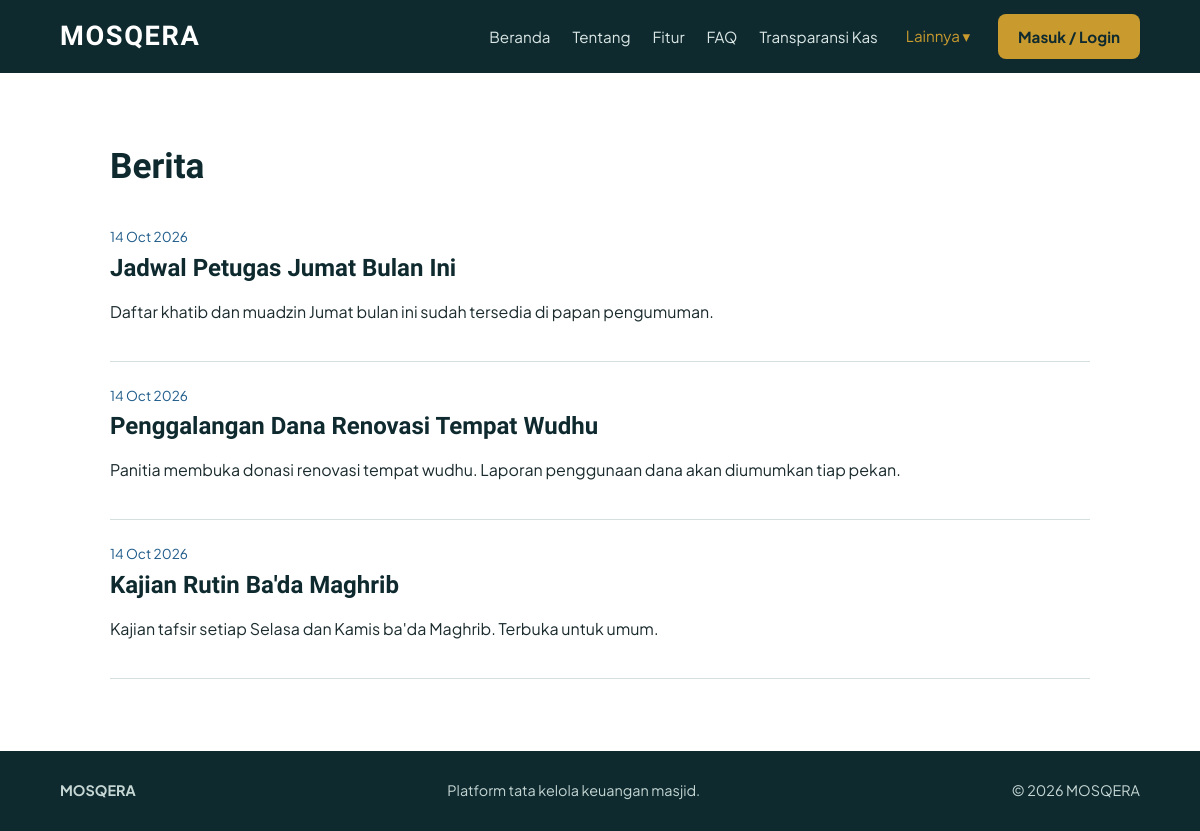
Page /berita.php on the committed database.
### tables this page shows
CREATE TABLE berita (
  id INT AUTO_INCREMENT PRIMARY KEY,
  judul VARCHAR(200) NOT NULL,
  isi TEXT NOT NULL,
  tanggal DATE NOT NULL
);

### config.php (called while the page is built, shortened)
<?php
function e($s){ return htmlspecialchars($s ?? '', ENT_QUOTES, 'UTF-8'); }

### berita.php (the view, shortened to what this page needs)
<?php $title='Berita'; $page='berita'; require 'includes/header.php';
$list = $db->query("SELECT * FROM berita ORDER BY tanggal DESC, id DESC")->fetchAll(); ?>
<section class="sec page">
  <h2>Berita</h2>
  <?php foreach ($list as $b): ?>
    <article class="news">
      <time><?= date('d M Y', strtotime($b['tanggal'])) ?></time>
      <h3><?= e($b['judul']) ?></h3>
      <p><?= nl2br(e($b['isi'])) ?></p>
    </article>
  <?php endforeach; ?>
</section>
<?php require 'includes/footer.php'; ?>

### assets/css/style.css (style rules this page uses)
:root { --ink:#0e2a2f;--lapis:#1f5c8a;--mist:#f2f6f5;--brass:#c99a2e;--line:#d5e0de;--txt:#1b2b2e }
* { box-sizing:border-box }
body { margin:0;font:16px/1.65 'Plus Jakarta Sans',sans-serif;color:var(--txt);background:#fff }
h1,h2,h3,.logo { font-family:'Amiri',serif;line-height:1.2 }
.sec { padding:9vh 5vw;max-width:1100px;margin:auto }
.sec h2 { font-size:2.2rem;margin:0 0 16px;color:var(--ink) }
.page { min-height:60vh }
.news { padding:20px 0;border-bottom:1px solid var(--line) }
.news time { font-size:.85rem;color:var(--lapis) }
.news h3 { margin:4px 0;font-size:1.5rem;color:var(--ink) }

### rows in the picture
berita: tanggal "14 Oct 2026", judul "Jadwal Petugas Jumat Bulan Ini", isi "Daftar khatib dan muadzin Jumat bulan ini sudah tersedia di papan pengumuman."
berita: tanggal "14 Oct 2026", judul "Penggalangan Dana Renovasi Tempat Wudhu", isi "Panitia membuka donasi renovasi tempat wudhu. Laporan penggunaan dana akan diumumkan tiap pekan."
berita: tanggal "14 Oct 2026", judul "Kajian Rutin Ba'da Maghrib", isi "Kajian tafsir setiap Selasa dan Kamis ba'da Maghrib. Terbuka untuk umum."
